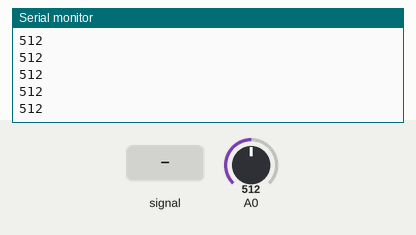
Recording of a sketch running on a simulated Arduino Uno, built with avr-gcc and run on an emulated ATmega328P. On the bench: the last lines printed to the serial monitor. The inputs (shaded band) are chosen by the test bench; at power-on: A0 = 512.

Above: at 1.2 s.
1.3 s: A0 fed a 200 Hz sine of ±81 counts around its level
At 2.0 s:
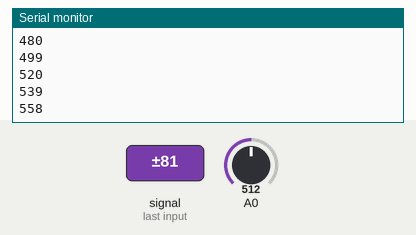
2.8 s: A0 set to 716
At 3.6 s:
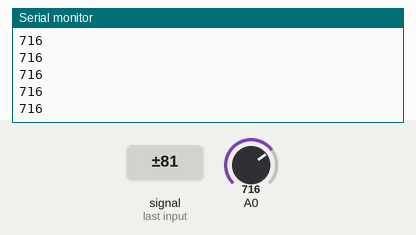
4.3 s: A0 fed a 1000 Hz sine of ±255 counts around its level
At 5.2 s:
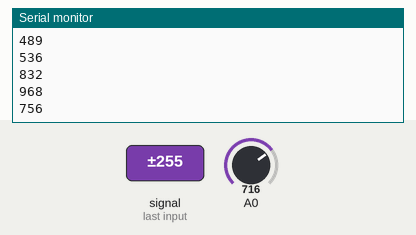
5.8 s: A0 set to 900
At 6.7 s:
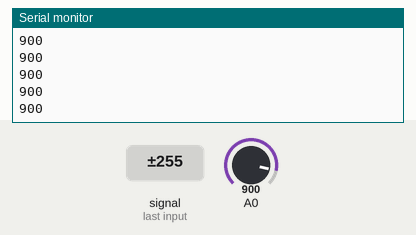
Timing chart, 0 to 8.3 s (numbered marks = the images above; inputs shaded):
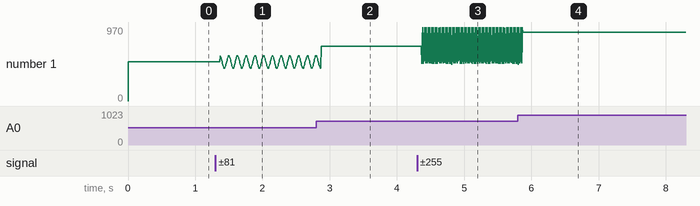

Measured:
- after the input at 1.3 s, the serial monitor: prints a new line after 0.07 s (image 1)
- after the input at 2.8 s, the serial monitor: prints a new line after 0.07 s (image 2)
- after the input at 4.3 s, the serial monitor: prints a new line after 0.07 s (image 3)
- after the input at 5.8 s, the serial monitor: prints a new line after 0.07 s (image 4)
- plotted number 1: 512 → 593 after the input at 1.3 s, 593 → 716 after the input at 2.8 s, 716 → 488 after the input at 4.3 s, 488 → 900 after the input at 5.8 s

The sketch:

Smart_Car_Test.ino
```cpp
/*
  Smart Car
  Test
  By:Mohammad
  I/O Pins
  A0: Potentiometer input
  A1:
  A2:
  A3:
  A4:
  A5:
  D0:
  D1:
  D2:
  D3:
  D4:
  D5:
  D6:
  D7:
  D8:
  D9:
  D10:
  D11:
  D12:
  D13:
*/

// Global variables
volatile unsigned int result = 0;

// Interrupt when ADC has a result
ISR(ADC_vect) {
  result = ADC;
}

void setup() {
  // Setting up ADCSRA, ADCSRB and ADMUX
  ADCSRA = 0xEF;
  ADCSRB = 0x00;
  ADMUX = 0x40;
  Serial.begin(9600);
}

void loop() {
  Serial.println(result);


}
```
